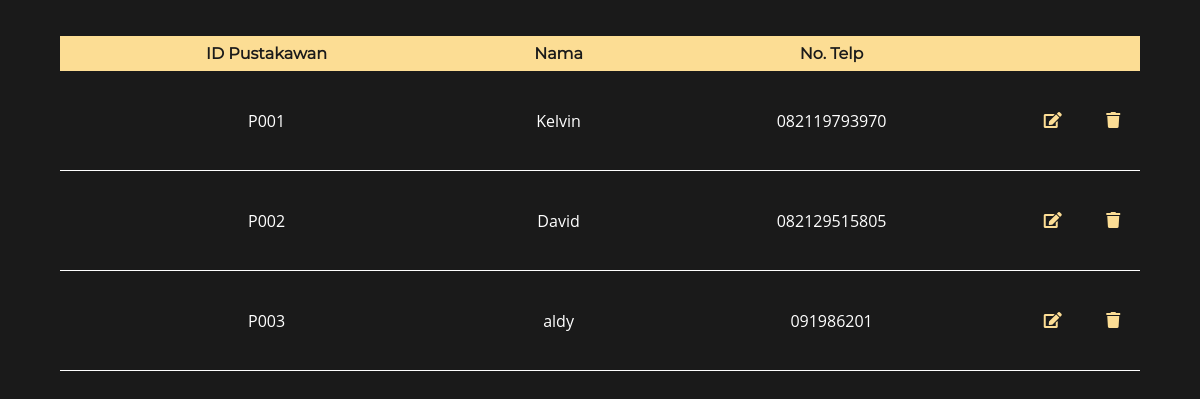
/pages/managepustakawan.php, run on the app's committed database.
### tables this page shows
CREATE TABLE `tb_pustakawan` (
  `id_pustakawan` char(7) NOT NULL,
  `username` varchar(25) NOT NULL,
  `password` varchar(50) NOT NULL,
  `nama` varchar(50) NOT NULL,
  `phone` varchar(12) NOT NULL
);

### pages/managepustakawan.php (the view, shortened to what this page needs)
<?php
	include ("../proses/connection.php");
	if (isset($_POST['submit'])) {
		$cari = $_POST['cari'];
		if(empty($cari)){
			echo "<script> alert('Mohon isi keyword siswa'); </script>";
			$query = "SELECT * FROM tb_pustakawan ORDER BY id_pustakawan";
		}else{
		$query = "SELECT * FROM tb_pustakawan WHERE id_pustakawan LIKE '%".$cari."%' OR nama LIKE '%".$cari."%' OR phone LIKE '%".$cari."%'";
		}
	} else {
		$query = "SELECT * FROM tb_pustakawan ORDER BY id_pustakawan";
	}
?>
<!DOCTYPE html>
<html>
<head>
	<link rel="stylesheet" type="text/css" href="../style.css">
	<link rel="stylesheet" type="text/css" href="../css/fontawesome/css/all.css">
</head>
<body bgcolor="#1A1A1A" class="preload">
	<center>
	<br><br>
	<table width="90%" align="center" cellspacing="0">
				<thead>
					<tr bgcolor="#FCDD94" align="center" height="35px">
						<td><font face="Montserrat" color="#1A1A1A"><b>ID Pustakawan</b></font></td>
						<td><font face="Montserrat" color="#1A1A1A"><b>Nama</b></font></td>
						<td><font face="Montserrat" color="#1A1A1A"><b>No. Telp</b></font></td>
						<td colspan="2"><font face="Montserrat" color="#1A1A1A"></font></td>
					</tr>
				</thead>
				<tbody>
					<?php
						$select_stmt = $db->prepare($query);
						$select_stmt->execute();
						while ($row=$select_stmt->fetch(PDO::FETCH_ASSOC)) {
							echo "<tr height='100'>";
							echo "<td align='center' style='border-bottom:1pt solid white;'><font face='open sans' color='white'>".$row['id_pustakawan']."		</font></td>";
							echo "<td align='center' style='border-bottom:1pt solid white;'><font face='open sans' color='white'>".$row['nama']."		</font></td>";
							echo "<td align='center' style='border-bottom:1pt solid white;'><font face='open sans' color='white'>".$row['phone']."		</font></td>";
							echo "<td align='center' style='border-bottom:1pt solid white;'><a href='../proses/pustakawan/edit.php?update_id=".$row['nama']."'><i class='fa fa-edit icon-gold'></a></td>";
							echo "<td align='center' style='border-bottom:1pt solid white;'><a href='../proses/pustakawan/delete.php?delete_id=".$row['nama']."' onClick=\"return confirm('Are you sure want to delete this file ?')\"><i class='fa fa-trash icon-gold'></a></td>";
							echo "</tr>";
						}
					?>
				</tbody>
			</table>
		</center>
</body>
</html>

### style.css (style rules this page uses)
body { margin: 0; }
html { height: 100%; }
.preload { -webkit-transition: none; -moz-transition: none; -ms-transition: none; -o-transition: none; }
.icon-gold { color: #FCDD94; }

### data on the page
tb_pustakawan: id_pustakawan "P001", nama "Kelvin", phone "082119793970"
tb_pustakawan: id_pustakawan "P002", nama "David", phone "082129515805"
tb_pustakawan: id_pustakawan "P003", nama "aldy", phone "091986201"
